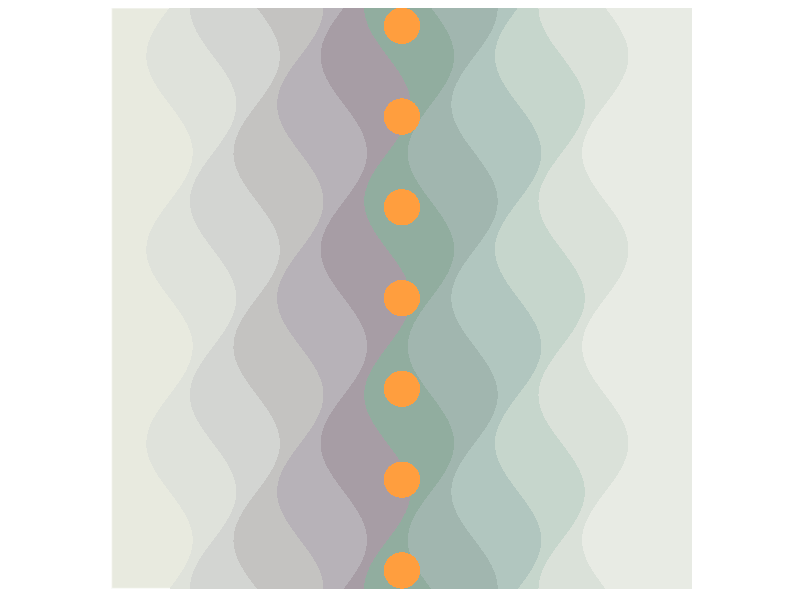

Reproduce this figure in R.
## ---- chunk 1
library(tidyverse)

## ---- chunk 2

colors<-c(
          "#dfe2db",
          "#d3d5d2",
          "#c4c3c1",
          "#b7b2b8",
          "#a79da5",
          "#91ad9f",
          "#a1b6af",
          "#b1c6bf",
          "#c6d6cc",
          "#dae1d9",
          "#e8ebe4"
          )

g<-ggplot()+ theme(panel.background = element_rect(fill='#e8eadf', colour='white'),
                   panel.grid.major = element_blank(),
                   panel.grid.minor = element_blank())


circle.pos<-data.frame(
  x<-sin(seq(0, 2*pi, length=100))*1/16,
  y<-cos(seq(0, 2*pi, length=100))*1/16
)


positions1<-data.frame(
  y=c(-1,seq(-1,1, length.out=100),1),
  x=c(1,sin(seq(-4*pi,2*pi, length.out = 100))*.08, 1)-.8
  )
positions2<-data.frame(
  y=c(-1,seq(-1,1, length.out=100),1),
  x=c(1,sin(seq(-4.5*pi,1.5*pi, length.out = 100))*.08, 1)-.65
  )
positions3<-data.frame(
  y=c(-1,seq(-1,1, length.out=100),1),
  x=c(1,sin(seq(-5*pi,1*pi, length.out = 100))*.08, 1)-.50
  )
positions4<-data.frame(
  y=c(-1,seq(-1,1, length.out=100),1),
  x=c(1,sin(seq(-5.5*pi,.5*pi, length.out = 100))*.08, 1)-.35
  )
positions5<-data.frame(
  y=c(-1,seq(-1,1, length.out=100),1),
  x=c(1,sin(seq(-6*pi,0*pi, length.out = 100))*.08, 1)-.2
  )
positions6<-data.frame(
  y=c(-1,seq(-1,1, length.out=100),1),
  x=c(1,sin(seq(-6.5*pi,-.5*pi, length.out = 100))*.08, 1)-.05
  )
positions7<-data.frame(
  y=c(-1,seq(-1,1, length.out=100),1),
  x=c(.5,sin(seq(-7*pi,-1*pi, length.out = 100))*.08, .5)+.1
  )
positions8<-data.frame(
  y=c(-1,seq(-1,1, length.out=100),1),
  x=c(.5,sin(seq(-7.5*pi,-1.5*pi, length.out = 100))*.08, .5)+.25
  )
positions9<-data.frame(
  y=c(-1,seq(-1,1, length.out=100),1),
  x=c(.5,sin(seq(-8*pi,-2*pi, length.out = 100))*.08, .5)+.4
  )
positions10<-data.frame(
  y=c(-1,seq(-1,1, length.out=100),1),
  x=c(.25,sin(seq(-8.5*pi,-2.5*pi, length.out = 100))*.08, .25)+.55
  )
positions11<-data.frame(
  y=c(-1,seq(-1,1, length.out=100),1),
  x=c(.3,sin(seq(-9*pi,-3*pi, length.out = 100))*.08, .3)+.7
  )
g<-g+
  geom_polygon(data=positions1, 
               aes(x=x, y=y), 
               fill=colors[1])+
  geom_polygon(data=positions2, 
               aes(x=x, y=y), 
               fill=colors[2])+
  geom_polygon(data=positions3, 
               aes(x=x, y=y), 
               fill=colors[3])+
  geom_polygon(data=positions4, 
               aes(x=x, y=y), 
               fill=colors[4])+
  geom_polygon(data=positions5, 
               aes(x=x, y=y), 
               fill=colors[5])+
  geom_polygon(data=positions6, 
               aes(x=x, y=y), 
               fill=colors[6])+
  geom_polygon(data=positions7, 
               aes(x=x, y=y), 
               fill=colors[7])+
  geom_polygon(data=positions8, 
               aes(x=x, y=y), 
               fill=colors[8])+
  geom_polygon(data=positions9, 
               aes(x=x, y=y), 
               fill=colors[9])+
  geom_polygon(data=positions10, 
               aes(x=x, y=y), 
               fill=colors[10])+
    geom_polygon(data=positions11, 
               aes(x=x, y=y), 
               fill=colors[11])+
  geom_polygon(data=circle.pos,
               aes(x=x, y=y),
               fill="#ff9e3e")+
  geom_polygon(data=circle.pos,
               aes(x=x, y=y+5/16),
               fill="#ff9e3e")+
  geom_polygon(data=circle.pos,
               aes(x=x, y=y-5/16),
               fill="#ff9e3e")+
  geom_polygon(data=circle.pos,
               aes(x=x, y=y-10/16),
               fill="#ff9e3e")+
  geom_polygon(data=circle.pos,
               aes(x=x, y=y+10/16),
               fill="#ff9e3e")+
  geom_polygon(data=circle.pos,
               aes(x=x, y=y-15/16),
               fill="#ff9e3e")+
  geom_polygon(data=circle.pos,
               aes(x=x, y=y+15/16),
               fill="#ff9e3e")+
  coord_fixed()+
  scale_x_continuous(limits = c(-1,1), expand = c(0, 0)) +
  scale_y_continuous(limits = c(-1,1), expand = c(0, 0))+
  theme(axis.title.x=element_blank(),
        axis.text.x=element_blank(),
        axis.ticks.x=element_blank(),
        axis.title.y=element_blank(),
        axis.text.y=element_blank(),
        axis.ticks.y=element_blank())

g
